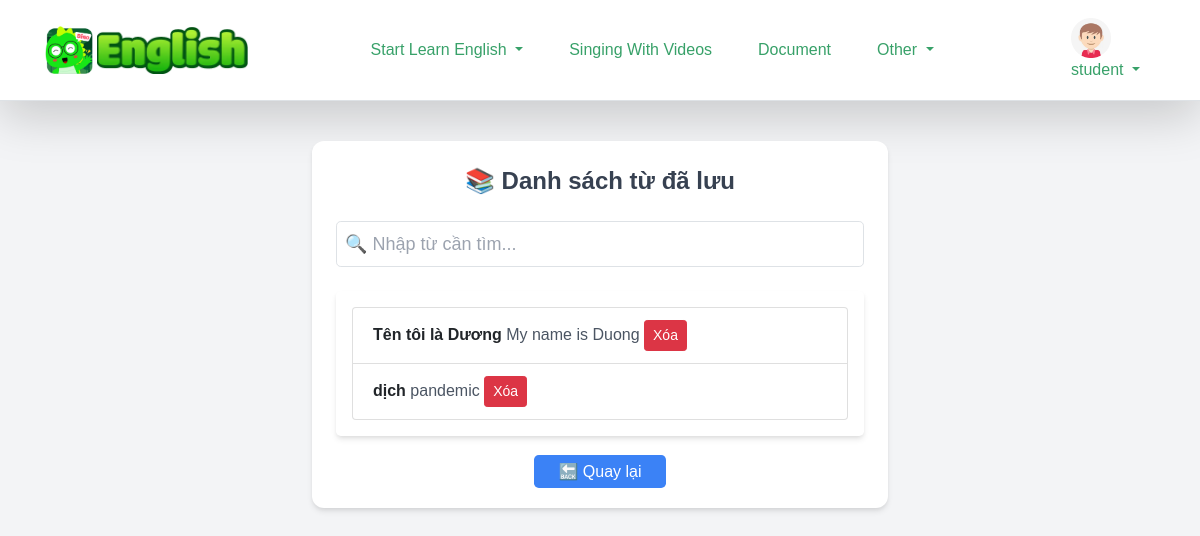
Page /project/save_word.php (signed in) on the committed database.
### tables this page shows
CREATE TABLE `users` (
  `user_id` int(11) NOT NULL,
  `username` varchar(50) NOT NULL,
  `password` varchar(255) NOT NULL,
  `email` varchar(100) NOT NULL,
  `created_at` timestamp NOT NULL DEFAULT current_timestamp(),
  `last_login` timestamp NULL DEFAULT NULL,
  `profile_picture` varchar(255) DEFAULT NULL,
  `status` enum('active','inactive','banned') DEFAULT 'active',
  `role` enum('student','teacher') DEFAULT 'student'
);

CREATE TABLE `saved_words` (
  `id` int(11) NOT NULL,
  `original` varchar(255) NOT NULL,
  `translated` varchar(255) NOT NULL,
  `created_at` timestamp NOT NULL DEFAULT current_timestamp()
);

### project/save_word.php (the view, shortened to what this page needs)
<!DOCTYPE html>
<html lang="en">
<head>
    <link href="https://cdn.jsdelivr.net/npm/bootstrap@5.3.1/dist/css/bootstrap.min.css" rel="stylesheet">
    <link href="https://cdnjs.cloudflare.com/ajax/libs/font-awesome/6.4.2/css/all.min.css" rel="stylesheet">
    <link href="https://cdn.jsdelivr.net/npm/tailwindcss@2.2.19/dist/tailwind.min.css" rel="stylesheet">
</head>
<?php
include('../config/conn.php');
include('../src/font/learn_english/header_english.php');
$query = "SELECT id, original, translated FROM saved_words ORDER BY created_at DESC";
$result = $conn->query($query);
?>
<body class="bg-gray-100">
<div class="container mt-10">
    <div class="bg-white p-6 rounded-xl shadow-md w-full max-w-xl mx-auto">
        <h2 class="text-center text-2xl font-semibold text-gray-700">📚 Danh sách từ đã lưu</h2>
        <div class="mt-4">
            <input id="searchInput" type="text" class="w-full border rounded-lg p-2 text-lg" placeholder="🔍 Nhập từ cần tìm...">
        </div>
        <div class="mt-4 p-3 bg-white rounded-lg shadow-md">
            <ul id="wordList" class="list-group">
                <?php while ($row = $result->fetch_assoc()): ?>
                    <li class="list-group-item flex justify-between">
                        <span class="font-semibold"><?php echo $row['original']; ?></span>
                        <span class="text-gray-600"><?php echo $row['translated']; ?></span>
                        <button class="btn btn-danger btn-sm" onclick="deleteWord(<?php echo $row['id']; ?>)">Xóa</button>
                    </li>
                <?php endwhile; ?>
            </ul>
        </div>
        <div class="mt-4 text-center">
            <a href="../project/translate_english.php" class="bg-blue-500 text-white px-4 py-2 rounded-lg hover:bg-blue-600">🔙 Quay lại</a>
        </div>
    </div>
</div>
</body>
</html>

### src/font/learn_english/header_english.php (shortened to what this page needs)
<!DOCTYPE html>
<html lang="vi">
<head>
    <link rel="stylesheet" href="https://maxcdn.bootstrapcdn.com/bootstrap/4.5.2/css/bootstrap.min.css">
</head>
<?php
include("../config/conn.php");
$user = null;
if (isset($_SESSION['username'])) {
    $loggedInUsername = $_SESSION['username'];
    $sql = "SELECT * FROM users WHERE username = ?";
    $stmt = $conn->prepare($sql);
    $stmt->bind_param("s", $loggedInUsername);
    $stmt->execute();
    $result = $stmt->get_result();
    if ($result && $result->num_rows > 0) {
        $user = $result->fetch_assoc();
    }
}
?>
<body>
    <header class="w-100 border-bottom shadow-lg bg-white">
        <div class="container d-flex justify-content-between align-items-center py-2">
            <a href="../project/website.php" class="d-flex align-items-center">
                <img src="<?= '../public/images/icons/dino.png' ?>" alt="Logo" class="h-12 mr-1">
                <img src="<?= '../public/images/icons/dino_name.png' ?>" alt="Logo" class="h-12">
            </a>
            <nav class="d-none d-lg-flex gap-3">
                <div class="dropdown">
                <a class="nav-link dropdown-toggle" id="otherDropdown" role="button" data-bs-toggle="dropdown"
                        aria-expanded="false" title="Khác">
                       Start Learn English
                    </a>
                </div>
                <a class="dropdown-item" href="../project/audio_collection_page.php"
                title="Singing and Videos">Singing With Videos</a>
                <a href="../project/document_english.php" class="nav-link" title="Tài liệu">Document</a>
                <div class="dropdown">
                    <a class="nav-link dropdown-toggle" id="otherDropdown" role="button" data-bs-toggle="dropdown"
                        aria-expanded="false" title="Khác">
                        Other
                    </a>
                </div>
            </nav>
            <?php if (isset($user)): ?>
                <a href="#" class="nav-link dropdown-toggle" id="userDropdown" role="button" data-bs-toggle="dropdown"
                    aria-expanded="false">
                    <img src="../public/images/icons/ic_default_ava_male.png" alt="User Avatar" class="h-10 ">
                    <?php echo htmlspecialchars($user['username']); ?>
                </a>
            <?php endif; ?>
        </div>
    </header>
</body>
</html>

### src/font/learn_english/header_english.php (style rules this page uses)
body { font-family: 'Arial', sans-serif; }
.nav-link { color: #38a169; transition: color 0.3s, box-shadow 0.3s; padding: 10px 15px; border-radius: 5px; }
.dropdown-item { color: #38a169; transition: color 0.3s, background-color 0.3s; padding: 10px 15px; border-radius: 5px; }

### rows in the picture
users: username "student"
saved_words: original "Tên tôi là Dương", translated "My name is Duong"
saved_words: original "dịch", translated "pandemic"
